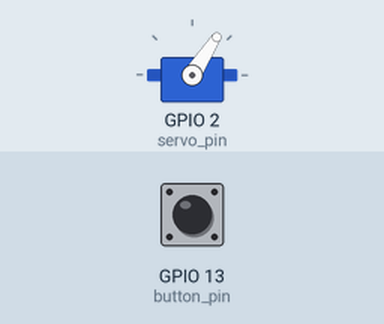
Recording of a sketch running on a simulated ESP32. Shown: servo. Inputs (shaded band) come from the test bench; at power-on: GPIO 13 (button_pin) HIGH. WiFi joins after 1.5 s; servers stay silent unless stated; the camera gives no picture; servo pulses on a pin are drawn as a servo (544–2400 µs = 0–180°); what the sketch prints to the serial monitor is not drawn.

Above: at 3.2 s.
3.3 s: GPIO 13 (button_pin) pulled LOW for 1 s
At 3.78 s:
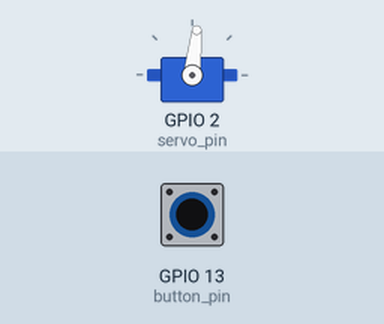
At 5.4 s:
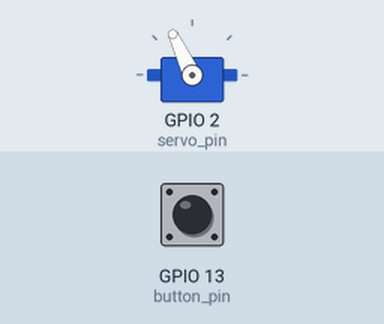
5.8 s: GPIO 13 (button_pin) pulled LOW for 0.15 s
At 7.1 s:
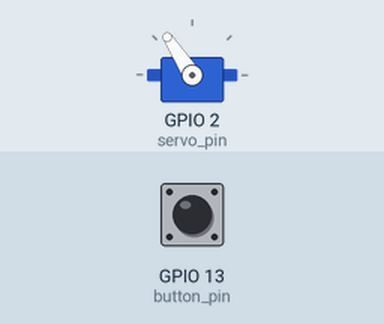
7.4 s: GPIO 13 (button_pin) pulled LOW for 3.2 s
Timing chart, 0 to 12.1 s (numbered marks = the images above; inputs shaded):
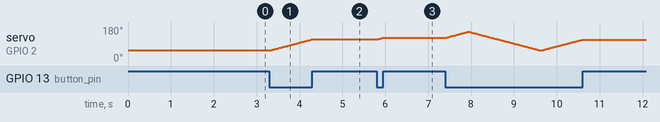

Measured:
- after the input at 3.3 s, servo on GPIO 2 (servo_pin): moves from 57° to 115° over 0.96 s, starting at once
- after the input at 5.8 s, servo on GPIO 2 (servo_pin): 115° → 123° at once

The sketch:

phase3.ino
```cpp
/*
 * Phase 3 (Smooth Version): Manual Motion Trigger on GPIO 13
 * Servo movement runs independently in loop() for smooth, lag-free panning.
 */

#include "esp_camera.h"
#include <WiFi.h>
#include "esp_http_server.h"

// WiFi network credentials
const char* ssid = "Sarepppp";
const char* password = "hello124";

#define PART_BOUNDARY "123456789000000000000987654321"
static const char* STREAM_CONTENT_TYPE = "multipart/x-mixed-replace;boundary=" PART_BOUNDARY;
static const char* STREAM_BOUNDARY = "\r\n--" PART_BOUNDARY "\r\n";
static const char* STREAM_PART = "Content-Type: image/jpeg\r\nContent-Length: %u\r\n\r\n";

httpd_handle_t stream_httpd = NULL;
httpd_handle_t camera_httpd = NULL;
int stream_port_number; // Stream server port number

const int servo_pin = 2;   // Servo motor connected to GPIO 2
const int button_pin = 13; // Pushbutton connected to GPIO 13

// PWM values for servo's min and max positions
const int servo_min_position = 3700;
const int servo_max_position = 7000;
const int servo_speed = 40; // Step size per 20ms update

int servo_position = servo_min_position;
bool servo_direction = true; // true = forward, false = backward

// stream_handler: handles live video streaming only
static esp_err_t stream_handler(httpd_req_t *req) {
  camera_fb_t * fb = NULL;
  esp_err_t res = ESP_OK;
  size_t _jpg_buf_len = 0;
  uint8_t * _jpg_buf = NULL;
  char * part_buf[64];

  res = httpd_resp_set_type(req, STREAM_CONTENT_TYPE);
  if (res != ESP_OK) {
    return res;
  }

  httpd_resp_set_hdr(req, "Access-Control-Allow-Origin", "*");

  while (true) {
    fb = esp_camera_fb_get();
    if (!fb) {
      Serial.println("Camera capture failed");
      res = ESP_FAIL;
    } else {
      if (fb->width > 400) {
        if (fb->format != PIXFORMAT_JPEG) {
          bool jpeg_converted = frame2jpg(fb, 80, &_jpg_buf, &_jpg_buf_len);
          esp_camera_fb_return(fb);
          fb = NULL;
          if (!jpeg_converted) {
            Serial.println("JPEG compression failed");
            res = ESP_FAIL;
          }
        } else {
          _jpg_buf_len = fb->len;
          _jpg_buf = fb->buf;
        }
      }
    }

    if (res == ESP_OK) {
      size_t hlen = snprintf((char *)part_buf, 64, STREAM_PART, _jpg_buf_len);
      res = httpd_resp_send_chunk(req, (const char *)part_buf, hlen);
    }
    if (res == ESP_OK) {
      res = httpd_resp_send_chunk(req, (const char *)_jpg_buf, _jpg_buf_len);
    }
    if (res == ESP_OK) {
      res = httpd_resp_send_chunk(req, STREAM_BOUNDARY, strlen(STREAM_BOUNDARY));
    }

    if (fb) {
      esp_camera_fb_return(fb);
      fb = NULL;
      _jpg_buf = NULL;
    } else if (_jpg_buf) {
      free(_jpg_buf);
      _jpg_buf = NULL;
    }

    if (res != ESP_OK) {
      break;
    }
  }
  return res;
}

// web_handler: builds the web page
static esp_err_t web_handler(httpd_req_t *req) {
  httpd_resp_set_type(req, "text/html");
  httpd_resp_set_hdr(req, "Content-Encoding", "identity");

  char webPage[200] = "";
  strcat(webPage, "<!doctype html><html><head><title id='title'>ESP32-CAM</title></head><body><img id='stream' src='http://");

  char address[30] = "";
  sprintf(address, "%d.%d.%d.%d:%d", WiFi.localIP()[0], WiFi.localIP()[1], WiFi.localIP()[2], WiFi.localIP()[3], stream_port_number);
  strcat(webPage, address);
  strcat(webPage, "/stream'></body></html>");

  int pageLength = strlen(webPage);
  return httpd_resp_send(req, (const char *)webPage, pageLength);
}

// startCameraServer: starts the web and stream servers
void startCameraServer() {
  httpd_config_t config = HTTPD_DEFAULT_CONFIG();

  httpd_uri_t index_uri = {
    .uri       = "/",
    .method    = HTTP_GET,
    .handler   = web_handler,
    .user_ctx  = NULL
  };

  httpd_uri_t stream_uri = {
    .uri       = "/stream",
    .method    = HTTP_GET,
    .handler   = stream_handler,
    .user_ctx  = NULL
  };

  Serial.printf("Starting web server on port: '%d'\n", config.server_port);
  if (httpd_start(&camera_httpd, &config) == ESP_OK) {
    httpd_register_uri_handler(camera_httpd, &index_uri);
  }

  config.server_port += 1;
  config.ctrl_port += 1;
  Serial.printf("Starting stream server on port: '%d'\n", config.server_port);
  if (httpd_start(&stream_httpd, &config) == ESP_OK) {
    httpd_register_uri_handler(stream_httpd, &stream_uri);
    stream_port_number = config.server_port;
  }
}

// setup: camera, button, servo, and WiFi initialization
void setup() {
  Serial.begin(115200);
  Serial.println();
  Serial.println("====");

  // Enable internal pull-up resistor for the pushbutton on GPIO 13
  pinMode(button_pin, INPUT_PULLUP);

  // Pin configuration for AI Thinker ESP32-CAM
  camera_config_t config;
  config.ledc_channel = LEDC_CHANNEL_0;
  config.ledc_timer   = LEDC_TIMER_0;
  config.pin_d0       = 5;
  config.pin_d1       = 18;
  config.pin_d2       = 19;
  config.pin_d3       = 21;
  config.pin_d4       = 36;
  config.pin_d5       = 39;
  config.pin_d6       = 34;
  config.pin_d7       = 35;
  config.pin_xclk     = 0;
  config.pin_pclk     = 22;
  config.pin_vsync    = 25;
  config.pin_href     = 23;
  config.pin_sscb_sda = 26;
  config.pin_sscb_scl = 27;
  config.pin_pwdn     = 32;
  config.pin_reset    = -1;
  config.xclk_freq_hz = 20000000;
  config.pixel_format = PIXFORMAT_JPEG;
  config.frame_size   = FRAMESIZE_VGA;
  config.jpeg_quality = 10;
  config.fb_count     = 2;

  // Camera initialization
  esp_err_t err = esp_camera_init(&config);
  if (err != ESP_OK) {
    Serial.printf("Camera init failed with error 0x%x", err);
    return;
  }

  // Servo motor initialization on Channel 2 (50Hz, 16-bit resolution)
  ledcSetup(2, 50, 16);
  ledcAttachPin(servo_pin, 2);
  ledcWrite(2, servo_position);

  Serial.print("Connecting to WiFi network: ");
  Serial.println(ssid);
  delay(100);

  WiFi.begin(ssid, password);
  while (WiFi.status() != WL_CONNECTED) {
    delay(250);
  }

  Serial.println("WiFi connected");
  delay(100);
  startCameraServer();

  Serial.print("Camera ready. Access it at: http://");
  Serial.println(WiFi.localIP());
}

// loop: handles smooth servo panning when pushbutton is pressed
void loop() {
  if (digitalRead(button_pin) == LOW) {
    ledcWrite(2, servo_position);
    if (servo_direction) {
      servo_position += servo_speed;
      if (servo_position > servo_max_position) {
        servo_direction = false;
      }
    } else {
      servo_position -= servo_speed;
      if (servo_position < servo_min_position) {
        servo_direction = true;
      }
    }
  }
  delay(20); // Updates every 20ms (50Hz) for smooth motion
}
```
